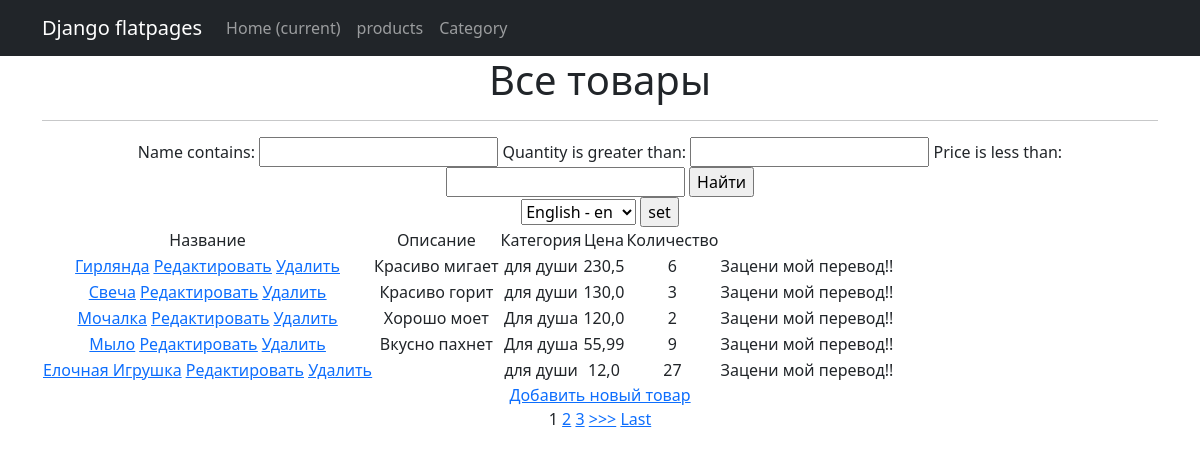
Before: /products/ with the older database file.
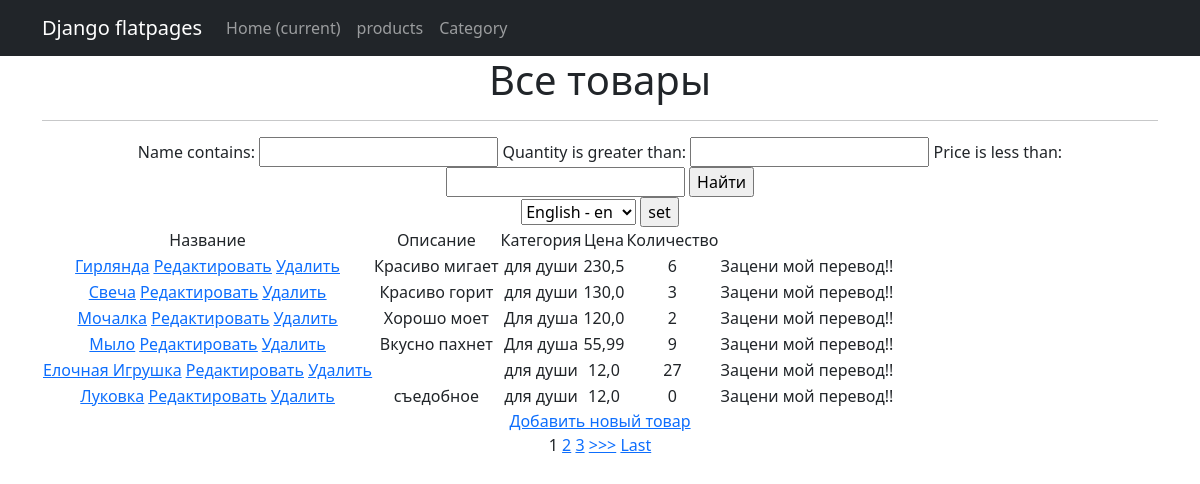
After: the same page with the newer database file.
### simpleapp/models.py (models this page shows, shortened)
class Product(models.Model):
    name = models.CharField(max_length=200)
    price = models.FloatField(validators=[MinValueValidator(0.0, 'Price should be >= 0.0')])
    quantity = models.IntegerField(validators=[MinValueValidator(0, 'Quantity should be >= 0')])
    category = models.ForeignKey('Category', on_delete=models.CASCADE, verbose_name=pgettext_lazy('help text for Products model', 'This is the help text'))
    description = models.CharField(max_length=200)

class Category(models.Model):
    name = models.CharField(max_length=200, help_text=_('category name'))

### simpleapp/views.py (the view)
# urls.py: path('', Products.as_view()),
class Products(ListView):
    model = Product
    template_name = 'products.html'
    context_object_name = 'products'
    ordering = ['-price']
    paginate_by = 1
    def get_context_data(self, **kwargs):
        context = super().get_context_data(**kwargs)
        context['filter'] = ProductFilter(self.request.GET, queryset=self.get_queryset())
        return context

### simpleapp/templates/products.html (shortened to what this page needs)
{% extends 'flatpages/default.html' %}
{% load custom_filters %}
{% load i18n %}
{% block content %}
    <h1>Все товары</h1>
    <hr>
    {% if products %}
    <form method="GET">
        {{ filter.form }}
        <input type="submit" value="Найти">
    </form>
        <form action="{% url 'set_language' %}" method="POST"> {% csrf_token %}
        <select name="language" id="">
            {% get_available_languages as LANGUAGES %}
            {% get_language_info_list for LANGUAGES as languages %}
            {% for language in languages %}
                <option value="{{ language.code }}" {% if language.code == LANGUAGE_CODE %} selected {% endif %}>
                    {{ language.name_local }} - {{ language.code }}
                </option>
            {% endfor %}
        </select>
        <input type="submit" value="set">
        </form>
        <table>
            <tr>
                <td>
                    Название
                </td>
                <td>
                    Описание
                </td>
                <td>
                    Категория
                </td>
                <td>
                    Цена
                </td>
                <td>
                    Количество
                </td>
            </tr>
        {% for product in filter.qs %}
            <tr>
                <td>
                    <a href="{% url 'product_detail' product.id %}">{{ product.name|title }}</a>
                    <a href="{% url 'product_update' product.id %}"><u>Редактировать</u></a>
                    <a href="{% url 'product_delete' product.id %}"><u> Удалить </u></a>
                </td>
                <td>
                    {{ product.description|truncatechars:15}}
                </td>
                <td>
                    {{ product.category.name }}
                </td>
                <td>
                    {{ product.price }}
                </td>
                <td>
                    {{ product.quantity }}
                </td>
                <td>
                    {% trans "Check out my new cool translation" %}!
                </td>
            </tr>
        {% endfor %}
        </table>
        <a href="{% url 'product_create' %}">Добавить новый товар</a> <br>
        {% if is_paginated %}
        {% for num in page_obj.paginator.page_range %}
            {% if page_obj.number == num %}
                <a>{{ num }}</a>
            {% elif num > page_obj.number|add:'-3' and num < page_obj.number|add:'3' %}
                <a href="?page={{ num }}">{{ num }}</a>
            {% endif %}
        {% endfor %}
        {% if page_obj.has_next %}
            <a href="?page={{ page_obj.next_page_number }}">>>></a>
            <a href="?page={{ page_obj.paginator.num_pages }}">Last</a>
        {% endif %}
{% endif %}
    {% else %}
        <h2>Товаров нет!</h2>
    {% endif %}
{% endblock content %}

### simpleapp/templates/flatpages/default.html (shortened to what this page needs)
<!DOCTYPE html>
<html lang="en">
    <head>
        {% load static %}
        <link href="{% static 'css/styles.css' %}" rel="stylesheet" />
    </head>
    <body>
        <nav class="navbar navbar-expand-lg navbar-dark bg-dark static-top">
   <div class="container">
       <a class="navbar-brand" href="#">Django flatpages</a>
       <div class="collapse navbar-collapse" id="navbarResponsive">
           <ul class="navbar-nav ml-auto">
               <li class="nav-item active">
                   <a class="nav-link" href="#">Home
                       <span class="sr-only">(current)</span>
                   </a>
               </li>
               <li class="nav-item">
                   <a class="nav-link" href="/products/">products</a>
               </li>
               <li class="nav-item">
                   <a class="nav-link" href="/contacts/">Category</a>
               </li>
           </ul>
       </div>
   </div>
</nav>
        <div class="container">
            <div class="row">
                <div class="col-lg-12 text-center">
                    {% block content %}{% endblock content %}
                </div>
            </div>
        </div>
    </body>
</html>

Changed rows visible on the page:
added Product: name "Луковка", description "съедобное", category.name "для души", price "12,0", quantity "0"
